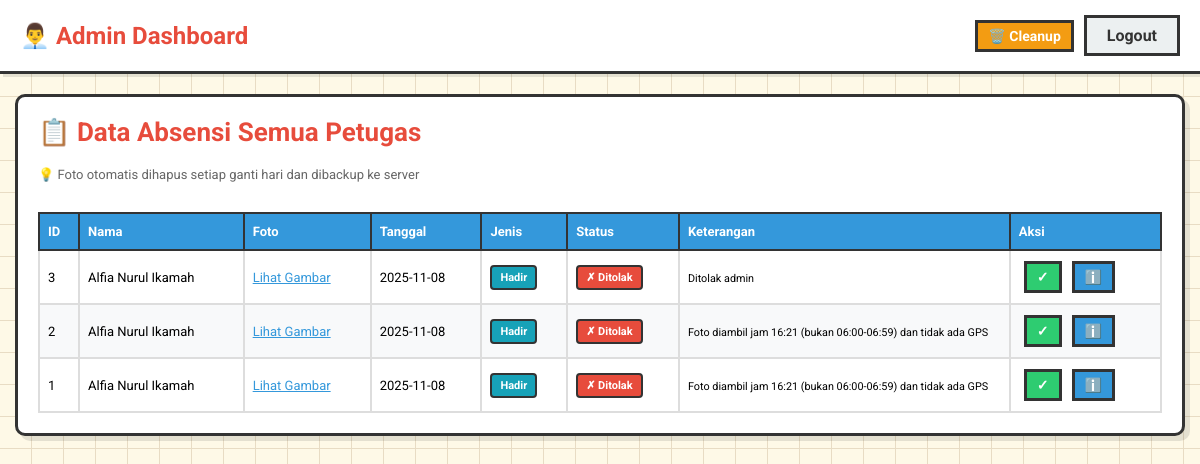
The app's page /dashboard (signed in), older data.
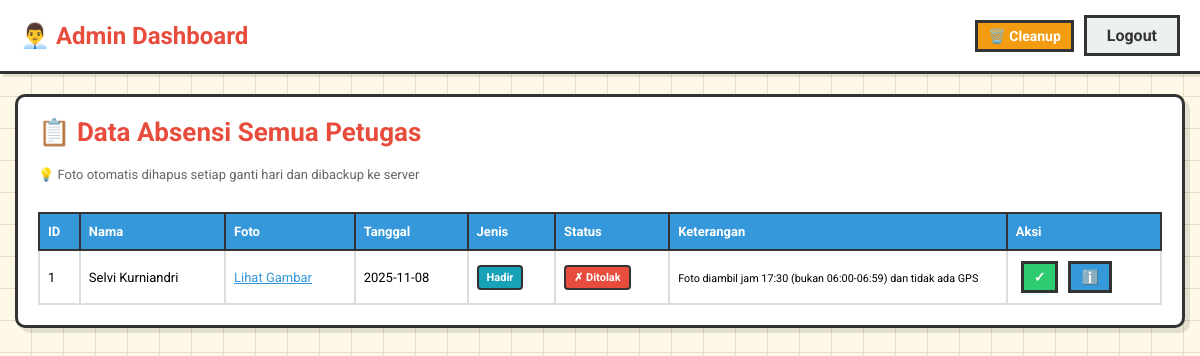
The same page, newer data.
### tables this page shows
CREATE TABLE absensi (
                    id INTEGER PRIMARY KEY AUTOINCREMENT,
                    user_id INTEGER NOT NULL,
                    filename TEXT NOT NULL,
                    tanggal TEXT NOT NULL,
                    datetime_exif TEXT,
                    latitude REAL,
                    longitude REAL,
                    status TEXT CHECK(status IN ('Pending', 'Disetujui', 'Ditolak')),
                    alasan TEXT,
                    exif_text TEXT,
                    jenis TEXT DEFAULT 'hadir' CHECK(jenis IN ('hadir', 'izin')),
                    keterangan_izin TEXT,
                    created_at TIMESTAMP DEFAULT CURRENT_TIMESTAMP,
                    FOREIGN KEY(user_id) REFERENCES users(id) ON DELETE CASCADE
                 );

CREATE TABLE users (
                    id INTEGER PRIMARY KEY AUTOINCREMENT,
                    nama TEXT NOT NULL,
                    username TEXT UNIQUE NOT NULL,
                    password TEXT NOT NULL,
                    role TEXT DEFAULT 'petugas' CHECK(role IN ('admin', 'petugas'))
                 );

### app.py (the view)
@app.route('/dashboard')
@admin_required
def dashboard():
    conn = get_db_conn()
    c = conn.cursor()
    c.execute("""SELECT a.id, u.nama, a.filename, a.tanggal, a.datetime_exif,
                        a.latitude, a.longitude, a.status, a.alasan, a.exif_text
                 FROM absensi a JOIN users u ON a.user_id=u.id
                 ORDER BY a.id DESC LIMIT 200""")
    rows = c.fetchall()
    conn.close()
    return render_template('admin.html', absensi=rows)

### app.py (called while the page is built)
def admin_required(f):
    @wraps(f)
    def decorated_function(*args, **kwargs):
        if 'user_id' not in session:
            return redirect(url_for('login'))
        if session.get('role') != 'admin':
            flash("Akses ditolak: Admin only", "danger")
            return redirect(url_for('upload'))
        return f(*args, **kwargs)
    return decorated_function

def get_db_conn():
    conn = sqlite3.connect(DATABASE)
    conn.row_factory = sqlite3.Row
    conn.execute("PRAGMA foreign_keys = ON")
    return conn

@app.after_request
def set_security_headers(response):
    response.headers['X-Content-Type-Options'] = 'nosniff'
    response.headers['X-Frame-Options'] = 'DENY'
    response.headers['X-XSS-Protection'] = '1; mode=block'
    response.headers['Strict-Transport-Security'] = 'max-age=31536000; includeSubDomains'
    response.headers['Content-Security-Policy'] = "default-src 'self' https://fonts.googleapis.com https://fonts.gstatic.com; style-src 'self' 'unsafe-inline' https://fonts.googleapis.com; script-src 'self'"
    return response

### templates/admin.html (shortened to what this page needs)
<!doctype html>
<html lang="en">
<head>
</head>
<body>
<nav>
  <span class="navbar-brand">👨‍💼 Admin Dashboard</span>
  <div class="nav-buttons">
    <a class="btn btn-warning btn-sm" href="/admin/cleanup"
       onclick="return confirm('Yakin ingin membersihkan data lama dan upload ke backup?')">
      🗑️ Cleanup
    </a>
    <a class="btn btn-outline-secondary" href="/logout">Logout</a>
  </div>
</nav>
<div class="container">
  <div class="card">
    <h5>📋 Data Absensi Semua Petugas</h5>
    <p style="color: #666; font-size: 13px; margin-bottom: 15px;">
      💡 Foto otomatis dihapus setiap ganti hari dan dibackup ke server
    </p>
    <div class="table-responsive">
      <table>
        <thead>
          <tr>
            <th>ID</th>
            <th>Nama</th>
            <th>Foto</th>
            <th>Tanggal</th>
            <th>Jenis</th>
            <th>Status</th>
            <th>Keterangan</th>
            <th>Aksi</th>
          </tr>
        </thead>
        <tbody>
          {% for r in absensi %}
            <tr>
              <td>{{ r['id'] }}</td>
              <td>{{ r['nama'] }}</td>
              <td>
               <a href="#" class="show-image-btn" data-file="{{ '/uploads/' + r['filename'] }}">Lihat Gambar</a>
              </td>
              <td>{{ r['tanggal'] }}</td>
              <td>
                {% if r['jenis'] == 'izin' %}
                  <span class="badge badge-izin">Izin</span>
                {% else %}
                  <span class="badge badge-hadir">Hadir</span>
                {% endif %}
              </td>
              <td>
                {% if r['status'] == 'Disetujui' %}
                  <span class="badge bg-success">✓ Disetujui</span>
                {% elif r['status'] == 'Pending' %}
                  <span class="badge bg-warning">⏳ Pending</span>
                {% else %}
                  <span class="badge bg-danger">✗ Ditolak</span>
                {% endif %}
              </td>
              <td style="max-width: 250px;">
                <small>{{ r['alasan'] or '-' }}</small>
              </td>
              <td>
                <div class="action-buttons">
                  {% if r['status'] != 'Disetujui' %}
                    <a href="/approve/{{ r['id'] }}" class="btn btn-success btn-sm">✓</a>
                  {% endif %}
                  {% if r['exif_text'] %}
                     <button class="btn btn-info btn-sm"
                             data-exif="{{ r['exif_text']|tojson }}"
                             onclick="showExif(this.dataset.exif)">
    ℹ️
                     </button>
                  {% endif %}
                </div>
              </td>
            </tr>
          {% endfor %}
        </tbody>
      </table>
    </div>
  </div>
</div>
</body>
</html>

### templates/admin.html (style rules this page uses)
* { margin: 0; padding: 0; box-sizing: border-box; }
body { background: #fef9e7; font-family: 'Roboto', sans-serif; background-image: repeating-linear-gradient(0deg, transparent, transparent 31px, #e8dcc4 31px, #e8dcc4 32px), repeating-linear-gradient(90deg, transparent, transparent 31px, #e8dcc4 31px, #e8dcc4 32px); min-height: 100vh; }
nav { background: white; border-bottom: 3px solid #333; padding: 15px 20px; display: flex; justify-content: space-between; align-items: center; box-shadow: 3px 3px 0 rgba(0,0,0,0.1); flex-wrap: wrap; gap: 10px; }
.navbar-brand { font-size: clamp(18px, 4vw, 24px); color: #e74c3c; font-weight: bold; }
.btn { font-family: 'Roboto', sans-serif; padding: 8px 20px; border: 3px solid #333; background: white; cursor: pointer; font-size: 16px; font-weight: bold; transition: all 0.2s; text-decoration: none; color: #333; display: inline-block; margin-left: 5px; }
.btn-outline-secondary { background: #ecf0f1; }
.btn-success { background: #2ecc71; color: white; }
.btn-warning { background: #f39c12; color: white; }
.btn-info { background: #3498db; color: white; }
.btn-sm { padding: 5px 10px; font-size: 14px; }
.container { max-width: 1400px; margin: 20px auto; padding: 0 15px; }
.card { background: white; border: 3px solid #333; padding: 20px; margin-bottom: 25px; box-shadow: 5px 5px 0 rgba(0,0,0,0.1); border-radius: 10px; }
h5 { font-size: clamp(20px, 4vw, 26px); color: #e74c3c; margin-bottom: 20px; font-weight: bold; }
table { width: 100%; border-collapse: collapse; margin-top: 15px; font-size: 13px; }
th { background: #3498db; color: white; padding: 10px 8px; text-align: left; border: 2px solid #333; font-weight: bold; position: sticky; top: 0; z-index: 10; }
td { padding: 10px 8px; border: 2px solid #ddd; background: white; word-break: break-word; }
.badge { display: inline-block; padding: 4px 8px; border: 2px solid #333; font-weight: bold; font-size: 11px; border-radius: 4px; white-space: nowrap; }
.badge-hadir { background: #17a2b8; color: white; }
.bg-danger { background: #e74c3c; color: white; }
a { color: #3498db; }
.table-responsive { overflow-x: auto; -webkit-overflow-scrolling: touch; }
.action-buttons { display: flex; gap: 5px; flex-wrap: wrap; }
.nav-buttons { display: flex; align-items: center; flex-wrap: wrap; gap: 5px; }

Row changes from the older to the newer data that the page shows:
removed absensi: id "3", nama "Alfia Nurul Ikamah", tanggal "2025-11-08", status "✗ Ditolak", alasan "Ditolak admin"
removed absensi: id "2", nama "Alfia Nurul Ikamah", tanggal "2025-11-08", status "✗ Ditolak", alasan "Foto diambil jam 16:21 (bukan 06:00-06:59) dan tidak ada GPS"
changed absensi id 1: nama "Alfia Nurul Ikamah" → "Selvi Kurniandri"; alasan "Foto diambil jam 16:21 (bukan 06:00-06:59) dan tidak ada GPS" → "Foto diambil jam 17:30 (bukan 06:00-06:59) dan tidak ada GPS"
